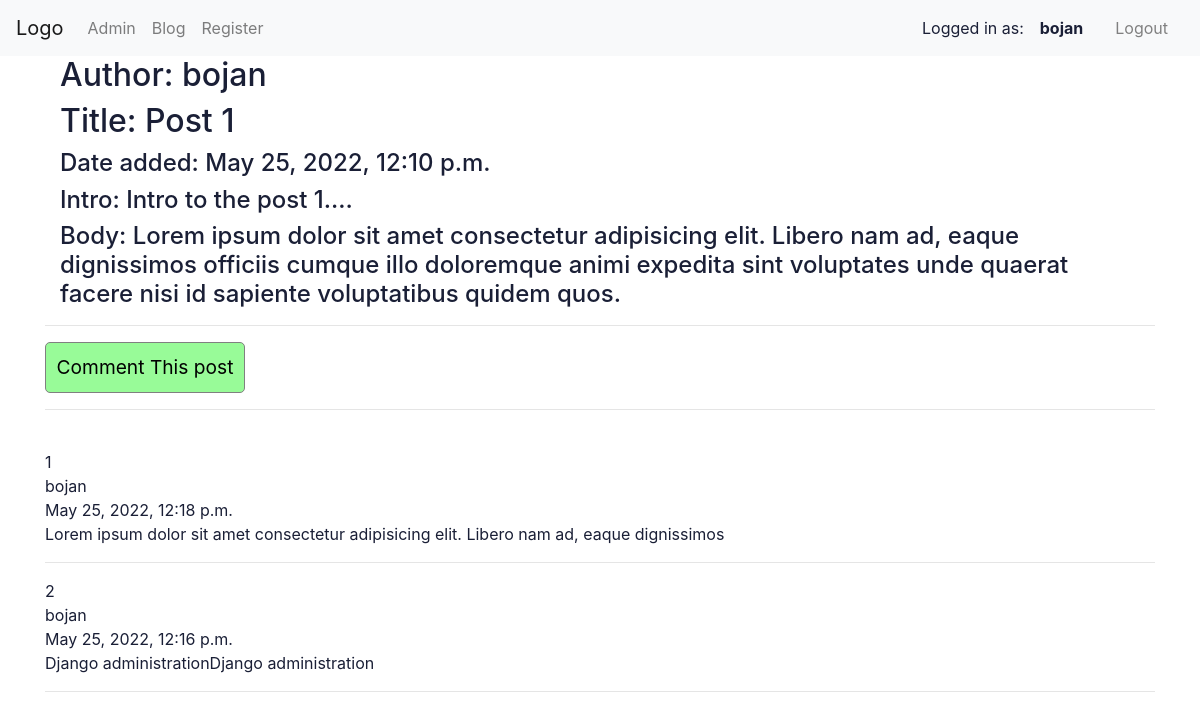
Page /post-1/ (signed in) on the earlier database version.
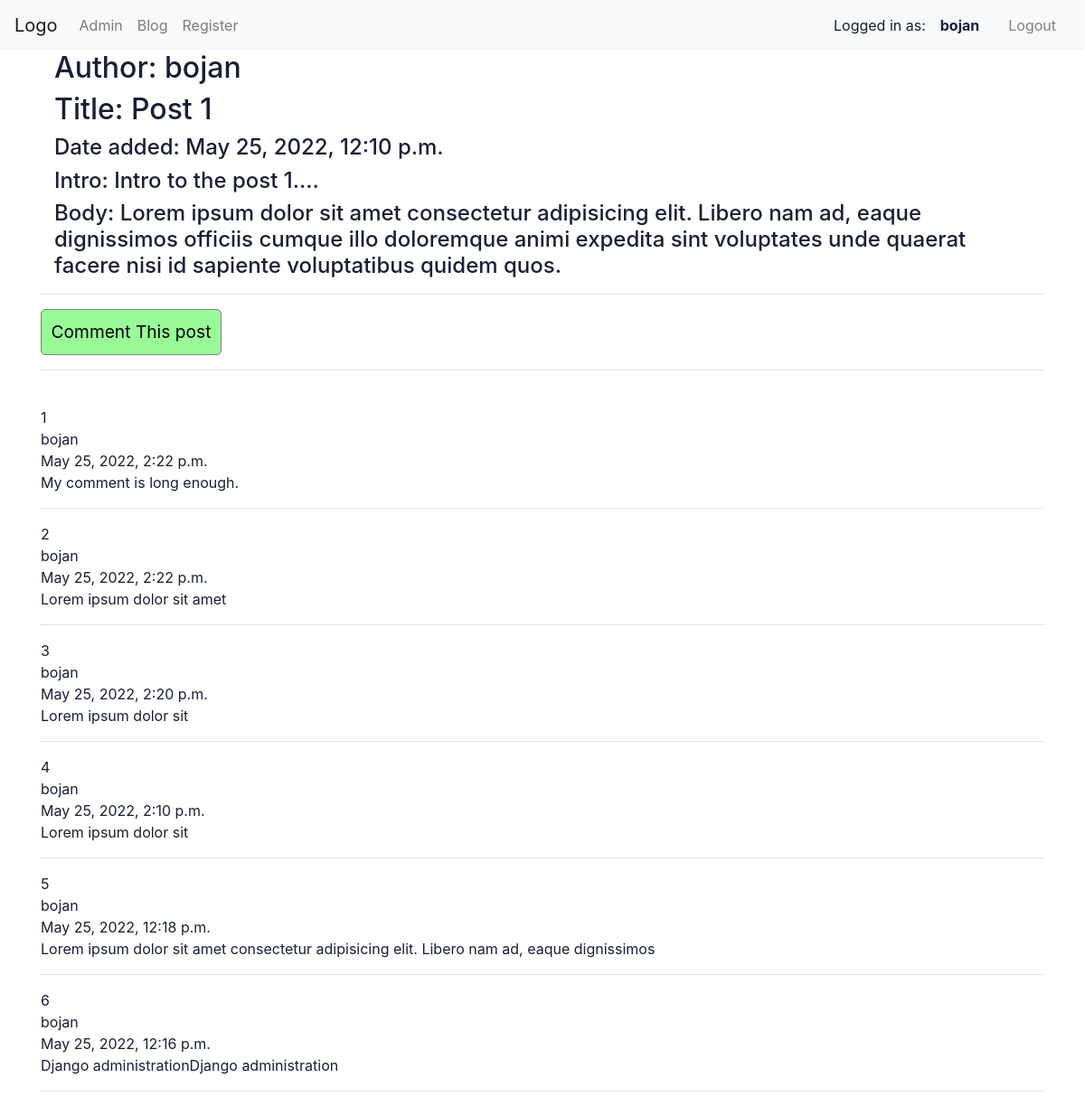
Same page on the later database version.
### blog/models.py (models this page shows, shortened)
class Post(models.Model):
  user  = models.ForeignKey(User, on_delete=models.CASCADE)
  title = models.CharField(max_length=255)
  slug  = models.SlugField()
  intro = models.TextField()
  body  = models.TextField()
  date_added = models.DateTimeField(auto_now_add=True)
  class Meta:
    ordering = ['-date_added']

class Comment(models.Model):
  post  = models.ForeignKey(Post, related_name='comments', on_delete=models.CASCADE)
  name  = models.ForeignKey(User, on_delete=models.CASCADE)
  body  = models.TextField()
  date_added = models.DateTimeField(auto_now_add=True)
  class Meta:
      ordering = ['-date_added']

### blog/views.py (the view)
# urls.py: path('<slug:slug>/', views.post_detail, name="post_detail"),
def post_detail(request, slug):
  form  = CommentForm()
  post  = Post.objects.get(slug=slug)
  name  = request.user
  body  = request.POST.get('body')
  user  = User.objects.get(id=name.id)
  if request.method == 'POST':
    comment = Comment(post=post, name=name, body=body)
    comment.save()
    return redirect('post_detail', slug=post.slug)
  else:
    form = CommentForm()
  return render(request, 'blog/post_detail.html', {'post': post, 'form': form})

### templates/blog/post_detail.html (shortened to what this page needs)
{% extends "blog/base.html" %} {% load staticfiles %} {% block body_block %}
<link rel="stylesheet" href="{% static 'post_detail.css' %}">
<div class="container">
  <div class="post block">
    <h2 class="post-author">Author: {{post.user}}</h2>
    <h2 class="subtitle">Title: {{post.title}}</h2>
    <h4>Date added: {{post.date_added}}</h4>
    <h4>Intro: {{post.intro}}</h4>
    <h4>Body: {{post.body}}</h4>
  </div>
</div>
<hr />
<button class="btn btn-success show-hide-comment-form" onclick="showHideForm()">
  Comment This post
</button>
<hr />
<br />
{% for comment in post.comments.all %}
<div class="comment">
  <div class="comment-counter">{{forloop.counter}}</div>
  <div class="comment-user">{{comment.name}}</div>
  <div class="comment-user">{{comment.date_added}}</div>
  <div class="comment-body">{{comment.body}}</div>
</div>
<hr />
{% empty %}
<h2 class="no-comments-yet">This post have no comments.</h2>
<hr />
{% endfor %}
{% endblock %}

### templates/blog/base.html (shortened to what this page needs)
<!DOCTYPE html>
{% load staticfiles %}
<head>
  <link rel="stylesheet" href="https://cdn.jsdelivr.net/npm/bootstrap@4.4.1/dist/css/bootstrap.min.css">
  <link rel="stylesheet" href="{% static 'css.css' %}">
</head>
<body>
  <nav class="navbar navbar-expand-lg navbar-light bg-light">
    <a class="navbar-brand" href="{% url 'index' %}">Logo</a>
    <div class="collapse navbar-collapse" id="navbarSupportedContent">
      <ul class="navbar-nav mr-auto">
        {% if user.is_superuser %}
        <li class="nav-item">
          <a class="nav-link" href="{% url 'admin:index' %}">Admin</a>
        </li>
        {% endif %}
        <li class="nav-item">
          <a class="nav-link" href="{% url 'blog' %}">Blog</a>
        </li>
        <li class="nav-item">
          <a class="nav-link" href="{% url 'register' %}">Register</a>
        </li>
      </ul>
      {% if user.is_authenticated %}
      <div>Logged in as: </div>
      <a class="logout nav-link" href="{% url 'user' %}"><b>{{user.username}}</b></a>
      <a class="logout nav-link" href="{% url 'logout' %}">Logout</a>
      {% else %}
      <a class="logout nav-link" href="{% url 'user_login' %}">Login</a></li>
      {% endif %}
    </div>
  </nav>
  <div class="container">
    {% block body_block %}
    {% endblock %}
  </div>
</body>
</html>

### static/css.css (style rules this page uses)
.logout { color: grey; }
* { padding: 0; margin: 0; color: #1a1f36; box-sizing: border-box; word-wrap: break-word; font-family: -apple-system, BlinkMacSystemFont, Segoe UI, Roboto, Helvetica Neue, Ubuntu, sans-serif; }
body { min-height: 100%; background-color: #ffffff; }
a { color: #5469d4; text-decoration: unset; }

### static/post_detail.css (style rules this page uses)
.show-hide-comment-form { width: 200px; font-size: 1.2rem; color: black; padding: 10px; background: palegreen; border: 1px solid grey; border-radius: 5px; }

Differences in the rows shown:
added Comment: name "bojan", date_added "May 25, 2022, 2:22 p.m.", body "My comment is long enough."
added Comment: name "bojan", date_added "May 25, 2022, 2:22 p.m.", body "Lorem ipsum dolor sit amet"
added Comment: name "bojan", date_added "May 25, 2022, 2:20 p.m.", body "Lorem ipsum dolor sit"
added Comment: name "bojan", date_added "May 25, 2022, 2:10 p.m.", body "Lorem ipsum dolor sit"
